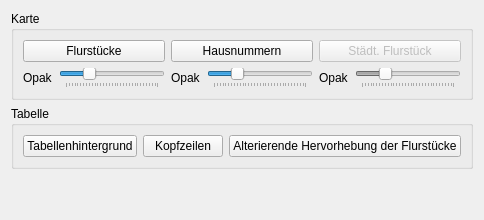
           <widget class="QWidget" name="tab_10">
            <attribute name="title">
             <string>Farben</string>
            </attribute>
            <layout class="QVBoxLayout" name="verticalLayout_9">
             <item>
              <widget class="QGroupBox" name="groupBox">
               <property name="title">
                <string>Karte</string>
               </property>
               <layout class="QGridLayout" name="gridLayout_5" columnstretch="1,1,1">
                <item row="0" column="1">
                 <widget class="QPushButton" name="pb_col_highlight_hnr">
                  <property name="text">
                   <string>Hausnummern</string>
                  </property>
                 </widget>
                </item>
                <item row="1" column="0">
                 <layout class="QHBoxLayout" name="horizontalLayout_12">
                  <item>
                   <widget class="QLabel" name="label_13">
                    <property name="text">
                     <string>Opak</string>
                    </property>
                   </widget>
                  </item>
                  <item>
                   <widget class="QSlider" name="hs_col_opac_highlight_flst">
                    <property name="maximum">
                     <number>255</number>
                    </property>
                    <property name="value">
                     <number>64</number>
                    </property>
                    <property name="sliderPosition">
                     <number>64</number>
                    </property>
                    <property name="tracking">
                     <bool>false</bool>
                    </property>
                    <property name="orientation">
                     <enum>Qt::Horizontal</enum>
                    </property>
                    <property name="tickPosition">
                     <enum>QSlider::TicksBelow</enum>
                    </property>
                    <property name="tickInterval">
                     <number>8</number>
                    </property>
                   </widget>
                  </item>
                 </layout>
                </item>
                <item row="1" column="1">
                 <layout class="QHBoxLayout" name="horizontalLayout_13">
                  <item>
                   <widget class="QLabel" name="label_14">
                    <property name="text">
                     <string>Opak</string>
                    </property>
                   </widget>
                  </item>
                  <item>
                   <widget class="QSlider" name="hs_col_opac_highlight_hnr">
                    <property name="maximum">
                     <number>255</number>
                    </property>
                    <property name="value">
                     <number>64</number>
                    </property>
                    <property name="sliderPosition">
                     <number>64</number>
                    </property>
                    <property name="tracking">
                     <bool>false</bool>
                    </property>
                    <property name="orientation">
                     <enum>Qt::Horizontal</enum>
                    </property>
                    <property name="tickPosition">
                     <enum>QSlider::TicksBelow</enum>
                    </property>
                    <property name="tickInterval">
                     <number>8</number>
                    </property>
                   </widget>
                  </item>
                 </layout>
                </item>
                <item row="0" column="0">
                 <widget class="QPushButton" name="pb_col_highlight_flst">
                  <property name="styleSheet">
                   <string notr="true"/>
                  </property>
                  <property name="text">
                   <string>Flurstücke</string>
                  </property>
                 </widget>
                </item>
                <item row="0" column="2">
                 <widget class="QPushButton" name="pb_col_komm_flst">
                  <property name="enabled">
                   <bool>false</bool>
                  </property>
                  <property name="text">
                   <string>Städt. Flurstück</string>
                  </property>
                 </widget>
                </item>
                <item row="1" column="2">
                 <layout class="QHBoxLayout" name="horizontalLayout_15">
                  <item>
                   <widget class="QLabel" name="label_19">
                    <property name="text">
                     <string>Opak</string>
                    </property>
                   </widget>
                  </item>
                  <item>
                   <widget class="QSlider" name="hs_col_opac_kommflst">
                    <property name="enabled">
                     <bool>false</bool>
                    </property>
                    <property name="maximum">
                     <number>255</number>
                    </property>
                    <property name="singleStep">
                     <number>1</number>
                    </property>
                    <property name="value">
                     <number>64</number>
                    </property>
                    <property name="tracking">
                     <bool>false</bool>
                    </property>
                    <property name="orientation">
                     <enum>Qt::Horizontal</enum>
                    </property>
                    <property name="tickPosition">
                     <enum>QSlider::TicksBelow</enum>
                    </property>
                    <property name="tickInterval">
                     <number>8</number>
                    </property>
                   </widget>
                  </item>
                 </layout>
                </item>
               </layout>
              </widget>
             </item>
             <item>
              <widget class="QGroupBox" name="groupBox_2">
               <property name="title">
                <string>Tabelle</string>
               </property>
               <layout class="QGridLayout" name="gridLayout_6">
                <item row="0" column="1">
                 <widget class="QPushButton" name="pb_col_headers">
                  <property name="text">
                   <string>Kopfzeilen</string>
                  </property>
                 </widget>
                </item>
                <item row="0" column="0">
                 <widget class="QPushButton" name="pb_col_tab_bg">
                  <property name="text">
                   <string>Tabellenhintergrund</string>
                  </property>
                 </widget>
                </item>
                <item row="0" column="2">
                 <widget class="QPushButton" name="pb_col_alt_flst">
                  <property name="text">
                   <string>Alterierende Hervorhebung der Flurstücke</string>
                  </property>
                 </widget>
                </item>
               </layout>
              </widget>
             </item>
             <item>
              <spacer name="verticalSpacer_5">
               <property name="orientation">
                <enum>Qt::Vertical</enum>
               </property>
               <property name="sizeHint" stdset="0">
                <size>
                 <width>20</width>
                 <height>40</height>
                </size>
               </property>
              </spacer>
             </item>
            </layout>
           </widget>
